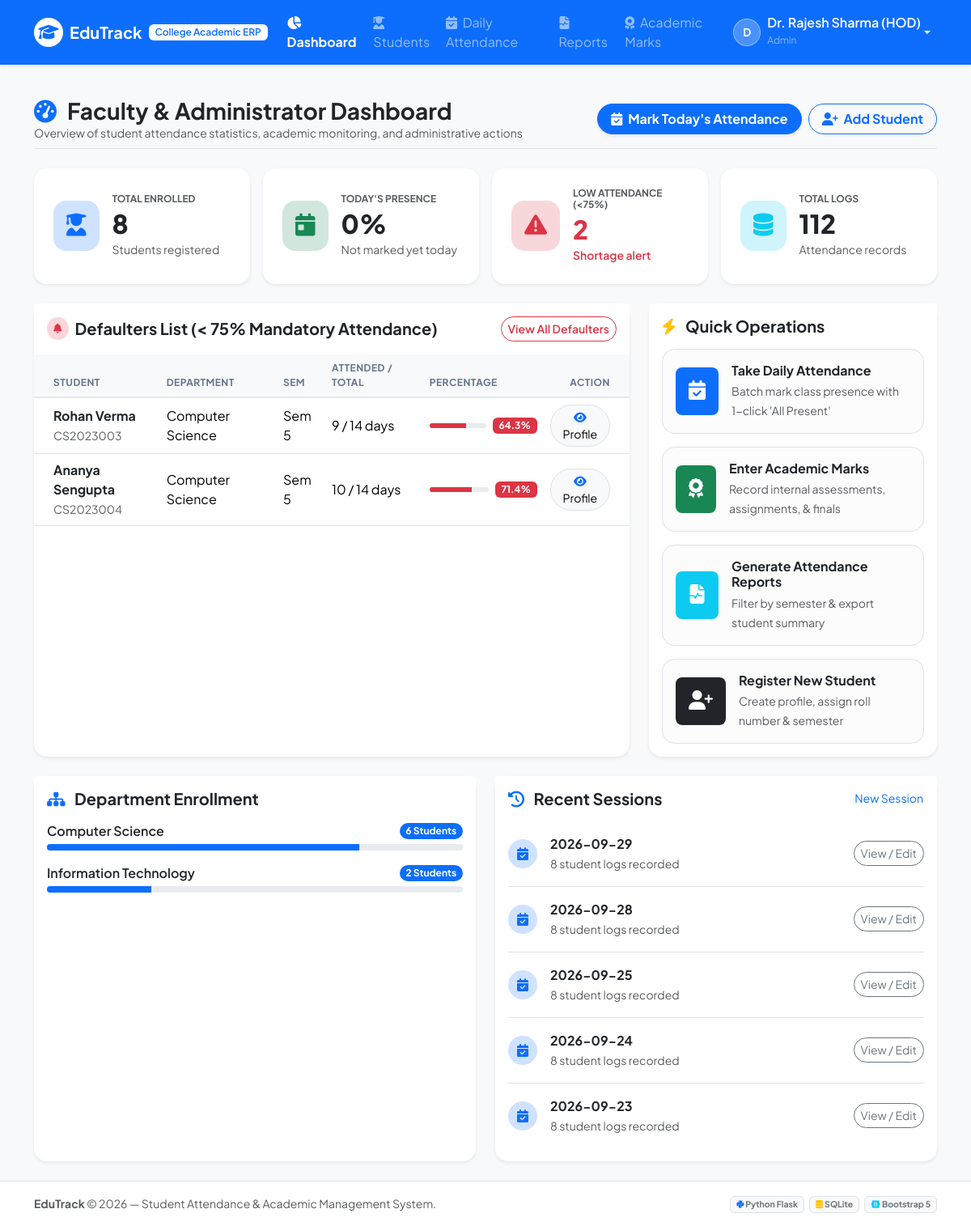
Screenshot of /admin/dashboard (signed in) with the database file from the repository.
### tables this page shows
CREATE TABLE students (
        id INTEGER PRIMARY KEY AUTOINCREMENT,
        roll_no TEXT UNIQUE NOT NULL,
        full_name TEXT NOT NULL,
        email TEXT UNIQUE NOT NULL,
        password_hash TEXT NOT NULL,
        department TEXT NOT NULL,
        semester INTEGER NOT NULL,
        phone TEXT,
        dob TEXT,
        address TEXT,
        created_at TIMESTAMP DEFAULT CURRENT_TIMESTAMP
    );

### app.py (the view)
@app.route('/admin/dashboard')
@login_required
@admin_required
def admin_dashboard():
    conn = get_db()
    cursor = conn.cursor()
    cursor.execute("SELECT COUNT(*) FROM students")
    total_students = cursor.fetchone()[0]
    cursor.execute("SELECT COUNT(*) FROM attendance")
    total_attendance_records = cursor.fetchone()[0]
    today = datetime.now().strftime('%Y-%m-%d')
    cursor.execute('''
    SELECT
        COUNT(*) as total_marked,
        SUM(CASE WHEN status IN ('Present', 'Late') THEN 1 ELSE 0 END) as present_count,
        SUM(CASE WHEN status = 'Absent' THEN 1 ELSE 0 END) as absent_count
    FROM attendance
    WHERE date = ?
    ''', (today,))
    today_stats = cursor.fetchone()
    cursor.execute('''
    SELECT department, COUNT(*) as count
    FROM students
    GROUP BY department
    ''')
    dept_distribution = cursor.fetchall()
    cursor.execute("SELECT id, roll_no, full_name, department, semester FROM students")
    all_students = cursor.fetchall()
    low_attendance_students = []
    for s in all_students:
        stats = get_student_attendance_stats(s['id'])
        if stats['total_days'] > 0 and stats['percentage'] < 75.0:
            low_attendance_students.append({
                'id': s['id'],
                'roll_no': s['roll_no'],
                'full_name': s['full_name'],
                'department': s['department'],
                'semester': s['semester'],
                'percentage': stats['percentage'],
                'attended': stats['attended_days'],
                'total': stats['total_days']
            })
    low_attendance_students.sort(key=lambda x: x['percentage'])
    cursor.execute('''
    SELECT DISTINCT date, COUNT(*) as count
    FROM attendance
    GROUP BY date
    ORDER BY date DESC
    LIMIT 5
    ''')
    recent_dates = cursor.fetchall()
    conn.close()
    return render_template(
        'admin_dashboard.html',
        total_students=total_students,
        total_attendance_records=total_attendance_records,
        today_stats=today_stats,
        today_date=today,
        dept_distribution=dept_distribution,
        low_attendance_students=low_attendance_students,
        recent_dates=recent_dates
    )

### templates/admin_dashboard.html (shortened to what this page needs)
{% extends "base.html" %}
{% block content %}
<div class="d-flex flex-wrap justify-content-between align-items-center mb-4 pb-2 border-bottom">
    <div>
        <h3 class="fw-bold text-dark mb-0">
            <i class="fa-solid fa-gauge-high text-primary me-2"></i> Faculty & Administrator Dashboard
        </h3>
        <p class="text-muted small mb-0">Overview of student attendance statistics, academic monitoring, and administrative actions</p>
    </div>
    <div class="mt-2 mt-md-0 d-flex gap-2">
        <a href="{{ url_for('mark_attendance') }}" class="btn btn-primary fw-bold rounded-pill px-3 shadow-sm">
            <i class="fa-solid fa-calendar-check me-1"></i> Mark Today's Attendance
        </a>
        <a href="{{ url_for('add_student') }}" class="btn btn-outline-primary fw-bold rounded-pill px-3">
            <i class="fa-solid fa-user-plus me-1"></i> Add Student
        </a>
    </div>
</div>
<div class="row g-3 mb-4">
    <div class="col-sm-6 col-lg-3">
        <div class="card border-0 shadow-sm rounded-4 h-100 stat-card">
            <div class="card-body p-4 d-flex align-items-center">
                <div class="stat-icon bg-primary-subtle text-primary rounded-4 p-3 me-3">
                    <i class="fa-solid fa-user-graduate fs-3"></i>
                </div>
                <div>
                    <h6 class="text-muted text-uppercase fs-8 fw-bold mb-1">Total Enrolled</h6>
                    <h2 class="fw-black mb-0 text-dark">{{ total_students }}</h2>
                    <small class="text-muted">Students registered</small>
                </div>
            </div>
        </div>
    </div>
    <div class="col-sm-6 col-lg-3">
        <div class="card border-0 shadow-sm rounded-4 h-100 stat-card">
            <div class="card-body p-4 d-flex align-items-center">
                <div class="stat-icon bg-success-subtle text-success rounded-4 p-3 me-3">
                    <i class="fa-solid fa-calendar-day fs-3"></i>
                </div>
                <div>
                    <h6 class="text-muted text-uppercase fs-8 fw-bold mb-1">Today's Presence</h6>
                    <h2 class="fw-black mb-0 text-dark">
                        {% if today_stats and today_stats['total_marked'] > 0 %}
                            {{ ((today_stats['present_count'] / today_stats['total_marked']) * 100)|round(1) }}%
                        {% else %}
                            0%
                        {% endif %}
                    </h2>
                    <small class="text-muted">
                        {% if today_stats and today_stats['total_marked'] > 0 %}
                            {{ today_stats['present_count'] }} of {{ today_stats['total_marked'] }} present
                        {% else %}
                            Not marked yet today
                        {% endif %}
                    </small>
                </div>
            </div>
        </div>
    </div>
    <div class="col-sm-6 col-lg-3">
        <div class="card border-0 shadow-sm rounded-4 h-100 stat-card">
            <div class="card-body p-4 d-flex align-items-center">
                <div class="stat-icon bg-danger-subtle text-danger rounded-4 p-3 me-3">
                    <i class="fa-solid fa-triangle-exclamation fs-3"></i>
                </div>
                <div>
                    <h6 class="text-muted text-uppercase fs-8 fw-bold mb-1">Low Attendance (<75%)</h6>
                    <h2 class="fw-black mb-0 text-danger">{{ low_attendance_students|length }}</h2>
                    <small class="text-danger fw-semibold">Shortage alert</small>
                </div>
            </div>
        </div>
    </div>
    <div class="col-sm-6 col-lg-3">
        <div class="card border-0 shadow-sm rounded-4 h-100 stat-card">
            <div class="card-body p-4 d-flex align-items-center">
                <div class="stat-icon bg-info-subtle text-info rounded-4 p-3 me-3">
                    <i class="fa-solid fa-database fs-3"></i>
                </div>
                <div>
                    <h6 class="text-muted text-uppercase fs-8 fw-bold mb-1">Total Logs</h6>
                    <h2 class="fw-black mb-0 text-dark">{{ total_attendance_records }}</h2>
                    <small class="text-muted">Attendance records</small>
                </div>
            </div>
        </div>
    </div>
</div>
<div class="row g-4 mb-4">
    <div class="col-lg-8">
        <div class="card border-0 shadow-sm rounded-4 h-100">
            <div class="card-header bg-white border-0 py-3 d-flex justify-content-between align-items-center">
                <div class="d-flex align-items-center">
                    <span class="badge bg-danger-subtle text-danger p-2 rounded-circle me-2">
                        <i class="fa-solid fa-bell"></i>
                    </span>
                    <h5 class="fw-bold mb-0 text-dark">Defaulters List (< 75% Mandatory Attendance)</h5>
                </div>
                <a href="{{ url_for('manage_students', low_attendance=1) }}" class="btn btn-sm btn-outline-danger rounded-pill fw-semibold">
                    View All Defaulters
                </a>
            </div>
            <div class="card-body p-0">
                {% if low_attendance_students %}
                    <div class="table-responsive">
                        <table class="table table-hover align-middle mb-0">
                            <thead class="table-light fs-8 text-uppercase">
                                <tr>
                                    <th class="ps-4">Student</th>
                                    <th>Department</th>
                                    <th>Sem</th>
                                    <th>Attended / Total</th>
                                    <th>Percentage</th>
                                    <th class="text-end pe-4">Action</th>
                                </tr>
                            </thead>
                            <tbody>
                                {% for item in low_attendance_students[:5] %}
                                    <tr>
                                        <td class="ps-4">
                                            <div class="fw-bold text-dark">{{ item.full_name }}</div>
                                            <small class="text-muted">{{ item.roll_no }}</small>
                                        </td>
                                        <td>{{ item.department }}</td>
                                        <td>Sem {{ item.semester }}</td>
                                        <td>{{ item.attended }} / {{ item.total }} days</td>
                                        <td>
                                            <div class="d-flex align-items-center">
                                                <div class="progress flex-grow-1 me-2" style="height: 6px; width: 70px;">
                                                    <div class="progress-bar bg-danger" role="progressbar" style="width: {{ item.percentage }}%;"></div>
                                                </div>
                                                <span class="badge bg-danger fw-bold">{{ item.percentage }}%</span>
                                            </div>
                                        </td>
                                        <td class="text-end pe-4">
                                            <a href="{{ url_for('view_student', id=item.id) }}" class="btn btn-sm btn-light border rounded-pill">
                                                <i class="fa-solid fa-eye text-primary"></i> Profile
                                            </a>
                                        </td>
                                    </tr>
                                {% endfor %}
                            </tbody>
                        </table>
                    </div>
                {% else %}
                    <div class="p-4 text-center text-muted">
                        <i class="fa-solid fa-circle-check text-success fs-1 mb-2"></i>
                        <p class="mb-0">Excellent! All enrolled students maintain attendance above the 75% threshold.</p>
                    </div>
                {% endif %}
            </div>
        </div>
    </div>
    <div class="col-lg-4">
        <div class="card border-0 shadow-sm rounded-4 h-100">
            <div class="card-header bg-white border-0 py-3">
                <h5 class="fw-bold mb-0 text-dark"><i class="fa-solid fa-bolt text-warning me-2"></i> Quick Operations</h5>
            </div>
            <div class="card-body d-flex flex-column gap-3 pt-0">
                <a href="{{ url_for('mark_attendance') }}" class="quick-action-card p-3 rounded-4 border d-flex align-items-center text-decoration-none text-dark bg-light-subtle">
                    <div class="bg-primary text-white rounded-3 p-3 me-3">
                        <i class="fa-solid fa-calendar-check fs-4"></i>
                    </div>
                    <div>
                        <h6 class="fw-bold mb-1">Take Daily Attendance</h6>
                        <small class="text-muted">Batch mark class presence with 1-click 'All Present'</small>
                    </div>
                </a>
                <a href="{{ url_for('manage_marks') }}" class="quick-action-card p-3 rounded-4 border d-flex align-items-center text-decoration-none text-dark bg-light-subtle">
                    <div class="bg-success text-white rounded-3 p-3 me-3">
                        <i class="fa-solid fa-award fs-4"></i>
                    </div>
                    <div>
                        <h6 class="fw-bold mb-1">Enter Academic Marks</h6>
                        <small class="text-muted">Record internal assessments, assignments, & finals</small>
                    </div>
                </a>
                <a href="{{ url_for('attendance_report') }}" class="quick-action-card p-3 rounded-4 border d-flex align-items-center text-decoration-none text-dark bg-light-subtle">
                    <div class="bg-info text-white rounded-3 p-3 me-3">
                        <i class="fa-solid fa-file-waveform fs-4"></i>
                    </div>
                    <div>
                        <h6 class="fw-bold mb-1">Generate Attendance Reports</h6>
                        <small class="text-muted">Filter by semester & export student summary</small>
                    </div>
                </a>
                <a href="{{ url_for('add_student') }}" class="quick-action-card p-3 rounded-4 border d-flex align-items-center text-decoration-none text-dark bg-light-subtle">
                    <div class="bg-dark text-white rounded-3 p-3 me-3">
                        <i class="fa-solid fa-user-plus fs-4"></i>
                    </div>
                    <div>
                        <h6 class="fw-bold mb-1">Register New Student</h6>
                        <small class="text-muted">Create profile, assign roll number & semester</small>
                    </div>
                </a>
            </div>
        </div>
    </div>
</div>
<div class="row g-4">
    <div class="col-md-6">
        <div class="card border-0 shadow-sm rounded-4 h-100">
            <div class="card-header bg-white border-0 py-3">
                <h5 class="fw-bold mb-0 text-dark"><i class="fa-solid fa-sitemap text-primary me-2"></i> Department Enrollment</h5>
            </div>
            <div class="card-body pt-0">
                {% for dept in dept_distribution %}
                    <div class="mb-3">
                        <div class="d-flex justify-content-between align-items-center mb-1">
                            <span class="fw-semibold text-dark">{{ dept.department }}</span>
                            <span class="badge bg-primary rounded-pill">{{ dept.count }} Students</span>
                        </div>
                        <div class="progress rounded-pill" style="height: 8px;">
                            <div class="progress-bar bg-primary" role="progressbar" style="width: {{ (dept.count / total_students * 100) if total_students > 0 else 0 }}%;"></div>
                        </div>
                    </div>
                {% endfor %}
            </div>
        </div>
    </div>
    <div class="col-md-6">
        <div class="card border-0 shadow-sm rounded-4 h-100">
            <div class="card-header bg-white border-0 py-3 d-flex justify-content-between align-items-center">
                <h5 class="fw-bold mb-0 text-dark"><i class="fa-solid fa-clock-rotate-left text-primary me-2"></i> Recent Sessions</h5>
                <a href="{{ url_for('mark_attendance') }}" class="btn btn-sm btn-link text-decoration-none p-0">New Session</a>
            </div>
            <div class="card-body pt-0">
                <ul class="list-group list-group-flush">
                    {% for item in recent_dates %}
                        <li class="list-group-item d-flex justify-content-between align-items-center px-0 py-3">
                            <div class="d-flex align-items-center">
                                <span class="bg-primary-subtle text-primary rounded-circle p-2 me-3 d-inline-flex align-items-center justify-content-center" style="width: 36px; height: 36px;">
                                    <i class="fa-solid fa-calendar-check fs-6"></i>
                                </span>
                                <div>
                                    <div class="fw-bold text-dark">{{ item.date }}</div>
                                    <small class="text-muted">{{ item.count }} student logs recorded</small>
                                </div>
                            </div>
                            <a href="{{ url_for('mark_attendance', date=item.date) }}" class="btn btn-sm btn-outline-secondary rounded-pill">
                                View / Edit
                            </a>
                        </li>
                    {% endfor %}
                </ul>
            </div>
        </div>
    </div>
</div>
{% endblock %}

### rows the page displays
students: full_name "Rohan Verma", roll_no "CS2023003", department "Computer Science", semester "5", attended "9", total "14", percentage "64.3"
students: full_name "Ananya Sengupta", roll_no "CS2023004", department "Computer Science", semester "5", attended "10", total "14", percentage "71.4"

### other values shown
{{ session.get('user_name', 'User')[:1] }} "D"
{{ session.get('user_name') }} "Dr. Rajesh Sharma (HOD)"
{{ session.get('user_type')|capitalize }} "Admin"
{{ total_students }} "8"
{{ low_attendance_students|length }} "2"
{{ total_attendance_records }} "112"
{{ dept.department }} "Computer Science" "Information Technology"
{{ dept.count }} "6" "2"
{{ item.date }} "2026-09-29" "2026-09-28" "2026-09-25" "2026-09-24" "2026-09-23"
{{ item.count }} "8" "8" "8" "8" "8"
